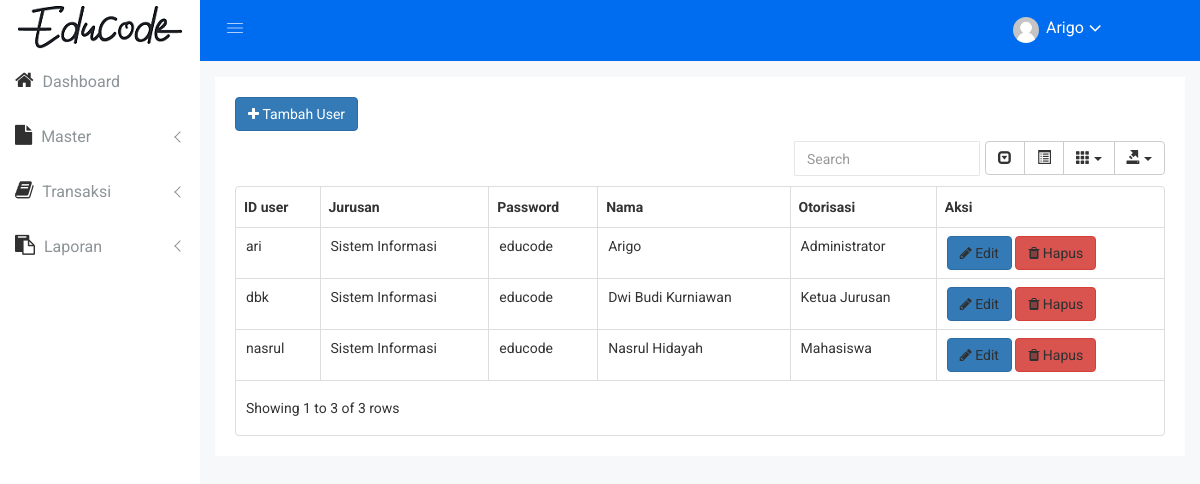
Page /index.php?page=user (signed in) on the committed database.
### tables this page shows
CREATE TABLE IF NOT EXISTS `tb_user` (
  `id_user` varchar(45) NOT NULL,
  `id_jurusan` int(11) DEFAULT NULL,
  `password` varchar(45) DEFAULT NULL,
  `nama` varchar(45) DEFAULT NULL,
  `otorisasi` varchar(45) DEFAULT NULL
);

CREATE TABLE IF NOT EXISTS `tb_jurusan` (
`id_jurusan` int(11) NOT NULL,
  `nama_jurusan` varchar(45) DEFAULT NULL
);

### page/user.php (the view)
<div class="data-table-area mg-b-15" style="padding-top: 20px;">
    <div class="container-fluid">
        <div class="row">
            <div class="col-lg-12 col-md-12 col-sm-12 col-xs-12">
                <div class="sparkline13-list">
                    <div class="sparkline13-hd">
                        <div class="main-sparkline13-hd">
                            <a href="index.php?page=user-add" class="btn btn-custon-rounded-three btn-primary"><i class="fa fa-plus"></i>&nbsp;Tambah User</a>
                        </div>
                    </div>
                    <div class="sparkline13-graph">
                        <div class="datatable-dashv1-list custom-datatable-overright">
                            <table id="table" data-toggle="table" data-pagination="true" data-search="true" data-show-columns="true" data-show-pagination-switch="true" data-show-toggle="true" data-show-export="true" data-click-to-select="true" data-toolbar="#toolbar">
                                <thead>
                                    <tr>
                                        <th data-field="id_user">ID user</th>
                                        <th data-field="jurusan">Jurusan</th>
                                        <th data-field="password">Password</th>
                                        <th data-field="nama">Nama</th>
                                        <th data-field="otorisasi">Otorisasi</th>
                                        <th data-field="action">Aksi</th>
                                    </tr>
                                </thead>
                                <tbody>
                                <?php
                                    $r = $con->query("SELECT tb_user.id_user, tb_jurusan.nama_jurusan, tb_user.password, tb_user.nama, tb_user.otorisasi FROM tb_jurusan INNER JOIN tb_user ON tb_jurusan.id_jurusan = tb_user.id_jurusan");
                                    while ($rr = $r->fetch_array()) {
                                ?>
                                    <tr>
                                        <td><?php echo $rr['id_user'];?></td>
                                        <td><?php echo $rr['nama_jurusan'];?></td>
                                        <td><?php echo $rr['password'];?></td>
                                        <td><?php echo $rr['nama'];?></td>
                                        <td><?php echo $rr['otorisasi'];?></td>
                                        <td>
                                            <a href="index.php?page=user-edit&id_user=<?php echo $rr['id_user'];?>" class="btn btn-custon-rounded-three btn-primary"><i class="fa fa-pencil"></i>&nbsp;Edit</a>
                                            <a href="controller/act-user-del.php?id_user=<?php echo $rr['id_user'];?>" onclick="return confirm('Yakin ingin hapus data?')" class="btn btn-custon-rounded-three btn-danger"><i class="fa fa-trash"></i>&nbsp;Hapus</a>
                                        </td>
                                    </tr>
                                <?php
                                    }
                                ?>
                                </tbody>
                            </table>
                        </div>
                    </div>
                </div>
            </div>
        </div>
    </div>
</div>

### index.php (shortened to what this page needs)
<?php
  if (empty($_SESSION['id_user'])) {
    header("location:login.php");
  }else{
    if (isset($_SESSION['otorisasi'])) {
        $otorisasi = trim($_SESSION['otorisasi']);
    }
    isset ($_GET['page']) ? $page = $_GET['page'] : $page = 'home';
?>
<!doctype html>
<html class="no-js" lang="en">
<head>
    <link rel="stylesheet" href="assets-admin/css/bootstrap.min.css">
    <link rel="stylesheet" href="assets-admin/css/font-awesome.min.css">
    <link rel="stylesheet" href="assets-admin/css/owl.carousel.css">
    <link rel="stylesheet" href="assets-admin/css/owl.theme.css">
    <link rel="stylesheet" href="assets-admin/css/owl.transitions.css">
    <link rel="stylesheet" href="assets-admin/css/animate.css">
    <link rel="stylesheet" href="assets-admin/css/normalize.css">
    <link rel="stylesheet" href="assets-admin/css/meanmenu.min.css">
    <link rel="stylesheet" href="assets-admin/css/main.css">
    <link rel="stylesheet" href="assets-admin/css/educate-custon-icon.css">
    <link rel="stylesheet" href="assets-admin/css/morrisjs/morris.css">
    <link rel="stylesheet" href="assets-admin/css/scrollbar/jquery.mCustomScrollbar.min.css">
    <link rel="stylesheet" href="assets-admin/css/metisMenu/metisMenu.min.css">
    <link rel="stylesheet" href="assets-admin/css/metisMenu/metisMenu-vertical.css">
    <link rel="stylesheet" href="assets-admin/css/calendar/fullcalendar.min.css">
    <link rel="stylesheet" href="assets-admin/css/calendar/fullcalendar.print.min.css">
    <link rel="stylesheet" href="assets-admin/css/data-table/bootstrap-table.css">
    <link rel="stylesheet" href="assets-admin/css/data-table/bootstrap-editable.css">
    <link rel="stylesheet" href="assets-admin/css/form/all-type-forms.css">
    <link rel="stylesheet" href="assets-admin/css/tabs.css">
    <link rel="stylesheet" href="assets-admin/style.css">
    <link rel="stylesheet" href="assets-admin/css/responsive.css">
</head>
<body>
    <?php
        include 'include/sidebar.php';
    ?>
    <?php
        include 'include/header.php';
    ?>
    <div class="all-content-wrapper">
    <?php
        if(file_exists('page/'.$page.'.php')){
            include ('page/'.$page.'.php');
        }else{
            include ('page/404.php');
        }
    ?>
    </div>
</body>
</html>
<?php
    }
?>

### include/sidebar.php (shortened to what this page needs)
<div class="left-sidebar-pro">
    <nav id="sidebar" class="">
        <div class="sidebar-header">
            <a href="index.php"><img class="main-logo" src="assets-admin/img/logo/logo.png" alt="" /></a>
        </div>
        <div class="left-custom-menu-adp-wrap comment-scrollbar">
            <nav class="sidebar-nav left-sidebar-menu-pro">
                <ul class="metismenu" id="menu1">
                <?php
                    if ($otorisasi == "Administrator") {
                ?>
                    <li>
                        <a href="index.php" aria-expanded="false"><span class="fa fa-home icon-wrap"></span> <span class="mini-click-non">Dashboard</span></a>
                    </li>
                    <li>
                        <a href="" class="has-arrow" aria-expanded="false"><span class="fa fa-file icon-wrap"></span> <span class="mini-click-non">Master</span></a>
                    </li>
                    <li>
                        <a href="" class="has-arrow" aria-expanded="false"><span class="fa fa-book icon-wrap"></span> <span class="mini-click-non">Transaksi</span></a>
                    </li>
                    <li>
                        <a href="" class="has-arrow" aria-expanded="false"><span class="fa fa-clipboard icon-wrap"></span> <span class="mini-click-non">Laporan</span></a>
                    </li>
                <?php
                    } else if ($otorisasi == "Mahasiswa") {
                ?>
                    <li>
                        <a href="index.php" aria-expanded="false"><span class="fa fa-home icon-wrap"></span> <span class="mini-click-non">Dashboard</span></a>
                    </li>
                    <li>
                        <a href="" class="has-arrow" aria-expanded="false"><span class="fa fa-book icon-wrap"></span> <span class="mini-click-non">Transaksi</span></a>
                        <ul class="submenu-angle" aria-expanded="false">
                            <li><a href="controller/pengajuan-skripsi.php"><span class="mini-sub-pro">Pengajuan Skripsi</span></a></li>
                        </ul>
                    </li>
                <?php
                    } else if ($otorisasi == "Ketua Jurusan") {
                ?>
                    <li>
                        <a href="index.php" aria-expanded="false"><span class="fa fa-home icon-wrap"></span> <span class="mini-click-non">Dashboard</span></a>
                    </li>
                    <li>
                        <a href="" class="has-arrow" aria-expanded="false"><span class="fa fa-book icon-wrap"></span> <span class="mini-click-non">Transaksi</span></a>
                        <ul class="submenu-angle" aria-expanded="false">
                            <li><a href="index.php?page=persetujuan-skripsi"><span class="mini-sub-pro">Persetujuan Skripsi</span></a></li>
                        </ul>
                    </li>
                    <li>
                        <a href="" class="has-arrow" aria-expanded="false"><span class="fa fa-clipboard icon-wrap"></span> <span class="mini-click-non">Laporan</span></a>
                        <ul class="submenu-angle" aria-expanded="false">
                            <li><a href="index.php?page=laporan-skripsi"><span class="mini-sub-pro">Laporan Skripsi</span></a></li>
                        </ul>
                    </li>
                <?php
                    }
                ?>
                </ul>
            </nav>
        </div>
    </nav>
</div>

### include/header.php (shortened to what this page needs)
<div class="container-fluid">
    <div class="row">
        <div class="col-lg-12 col-md-12 col-sm-12 col-xs-12">
            <div class="logo-pro">
                <a href="index.html"><img class="main-logo" src="assets-admin/img/logo/logo.png" alt="" /></a>
            </div>
        </div>
    </div>
</div>
<div class="header-advance-area">
    <div class="header-top-area">
        <div class="container-fluid">
            <div class="row">
                <div class="col-lg-12 col-md-12 col-sm-12 col-xs-12">
                    <div class="header-top-wraper">
                        <div class="row">
                            <div class="col-lg-1 col-md-0 col-sm-1 col-xs-12">
                                <div class="menu-switcher-pro">
                                    <button type="button" id="sidebarCollapse" class="btn bar-button-pro header-drl-controller-btn btn-info navbar-btn">
                                            <i class="educate-icon educate-nav"></i>
                                    </button>
                                </div>
                            </div>
                            <div class="col-lg-10 col-md-8 col-sm-12 col-xs-12">
                                <div class="header-right-info">
                                    <ul class="nav navbar-nav mai-top-nav header-right-menu">
                                        <li class="nav-item">
                                            <a href="#" data-toggle="dropdown" role="button" aria-expanded="false" class="nav-link dropdown-toggle">
                                                    <img src="assets-admin/img/profile/no-avatar.jpg" alt="" />
                                                    <span class="admin-name"><?php echo $_SESSION['nama']; ?></span>
                                                    <i class="fa fa-angle-down edu-icon edu-down-arrow"></i>
                                                </a>
                                        </li>
                                    </ul>
                                </div>
                            </div>
                        </div>
                    </div>
                </div>
            </div>
        </div>
    </div>
</div>

### assets-admin/css/main.css (style rules this page uses)
html { color: #222; font-size: 1em; line-height: 1.4; }
audio, canvas, iframe, img, svg, video { vertical-align: middle; }

### assets-admin/css/metisMenu/metisMenu-vertical.css (style rules this page uses)
.sidebar-nav { background: #fff; }
.sidebar-nav ul { padding: 0; margin: 0; list-style: none; background: #f5f5f5; }
.sidebar-nav .metismenu { background: #fff; display: -webkit-box; display: -ms-flexbox; display: flex; -webkit-box-orient: vertical; -webkit-box-direction: normal; -ms-flex-direction: column; flex-direction: column; }
.sidebar-nav .metismenu li + li { margin-top: 5px; }
.sidebar-nav .metismenu li:last-child { margin-bottom: 5px; }
.sidebar-nav .metismenu > li { display: -webkit-box; display: -ms-flexbox; display: flex; -webkit-box-orient: vertical; -webkit-box-direction: normal; -ms-flex-direction: column; flex-direction: column; position: relative; }
.sidebar-nav .metismenu a { position: relative; display: block; padding: 13px 15px; color: #444; outline-width: 0; transition: all .3s ease-out; font-size:16px; font-weight:400; }
.sidebar-nav .metismenu li .icon-wrap { margin-right:5px; font-size:20px; color:#303030; }

### rows in the picture
tb_user: id_user "ari", id_jurusan.nama_jurusan "Sistem Informasi", password "educode", nama "Arigo", otorisasi "Administrator"
tb_user: id_user "dbk", id_jurusan.nama_jurusan "Sistem Informasi", password "educode", nama "Dwi Budi Kurniawan", otorisasi "Ketua Jurusan"
tb_user: id_user "nasrul", id_jurusan.nama_jurusan "Sistem Informasi", password "educode", nama "Nasrul Hidayah", otorisasi "Mahasiswa"

### other values in the picture
$_SESSION['nama'] "Arigo"
